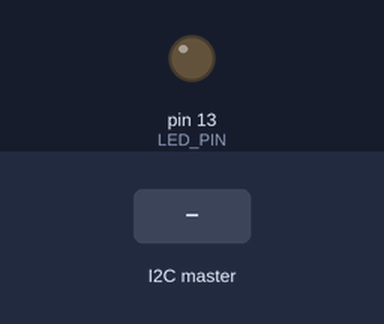
This sketch was run on a simulated Arduino Uno, built with avr-gcc and run on an emulated ATmega328P. On the bench: output pins drawn as LEDs (lit = HIGH). The test bench sets the inputs (shaded band).

Above: at 1.2 s.
1.3 s: the I2C master sends the byte 1
At 2.05 s:
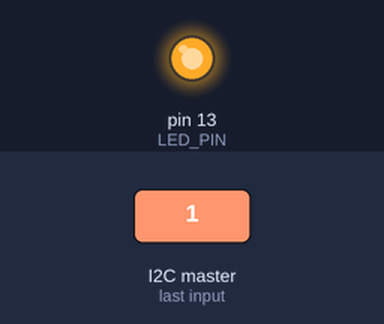
Timing chart, 0 to 4.3 s (numbered marks = the images above; inputs shaded):
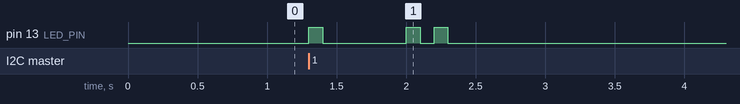

Measured:
- after the input at 1.3 s, pin 13 (LED_PIN): goes HIGH 0.10 s, LOW 0.60 s, HIGH 0.10 s, LOW 0.10 s, HIGH 0.10 s, then LOW, starting at once

The sketch:

i2c_flash.ino
```cpp
// (licence header left out)
#include "ringbuffer.hpp"

#include <Wire.h>

#define I2C_ADDRESS 8
#define LED_PIN     13

void ledOn() {
  digitalWrite(LED_PIN, HIGH);
}

void ledOff() {
  digitalWrite(LED_PIN, LOW);
}

RingBuffer buffer;
char cmdbuf[64];

void flashErr(int mode, int n) {
  // it's ok to tie up the device with delays here.
  for (int i=0; i<mode; i++) {
    digitalWrite(LED_PIN, HIGH);
    delay(100);
    digitalWrite(LED_PIN, LOW);
    delay(100);
  }
  delay(500);
  for (int i=0; i<n; i++) {
    digitalWrite(LED_PIN, HIGH);
    delay(100);
    digitalWrite(LED_PIN, LOW);
    delay(100);
  }
}

// At the start
void setup() {

  // Setup the LED
  pinMode(LED_PIN, OUTPUT);
  digitalWrite(LED_PIN, LOW);

  // Setup I2C bus address
  Wire.begin(I2C_ADDRESS);

  // Register handler for when data comes in
  Wire.onReceive(receiveEvent);

}

// recieve data on I2C and write it into the buffer
void receiveEvent(int howMany) {
  while (Wire.available()) {
    buffer.write(Wire.read());
  }
}

// Go around and around
void loop() {

  // The buffer is filled in an interrupt as it comes in

  if (buffer.length() > 0) {
    int cmd = buffer.read();
    Serial.println(cmd);
     if (cmd == 43) { // +
      ledOn();
    }
    else if (cmd == 45) { // -
      ledOff();
    }
    else if (cmd == 10) {
      // ignore newlines
    }
    else {
      flashErr(1, 2);
    }
  }

}
```
